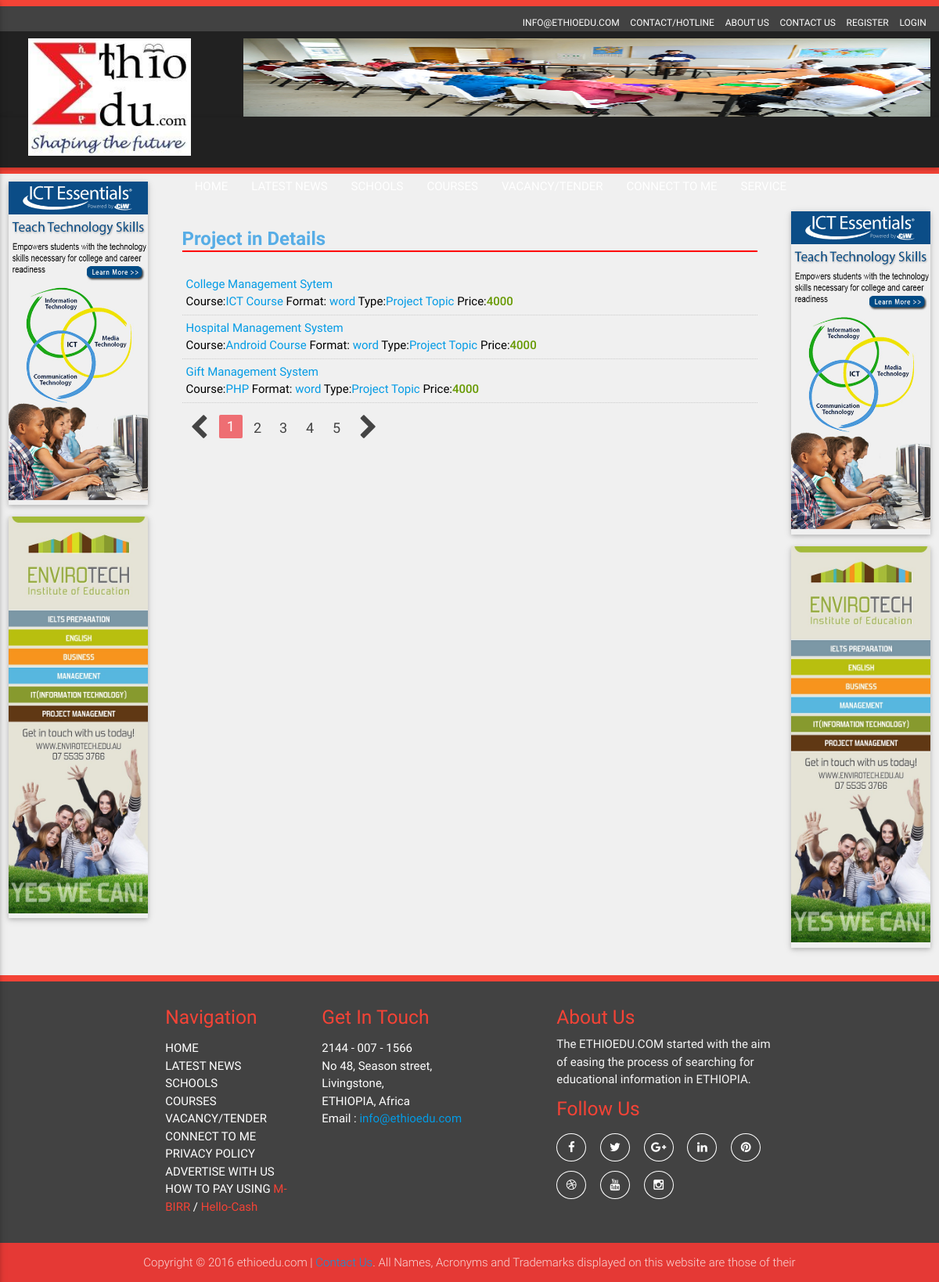
Page /index.php/project_details on the committed database.
### tables this page shows
CREATE TABLE `tbl_advertise` (
  `advertise_id` int(11) NOT NULL,
  `advertise_name` varchar(100) NOT NULL,
  `advertise_email` varchar(50) NOT NULL,
  `advertise_number` varchar(15) NOT NULL,
  `advertise_category` varchar(50) NOT NULL,
  `advertise_position` varchar(20) NOT NULL,
  `advertise_subject` varchar(200) NOT NULL,
  `advertise_attachment` varchar(200) NOT NULL,
  `advertise_desc` varchar(500) NOT NULL,
  `advertise_date` varchar(50) NOT NULL,
  `advertise_time` varchar(50) NOT NULL,
  `user_id` int(11) NOT NULL,
  `isactive` tinyint(1) NOT NULL DEFAULT '0'
);

CREATE TABLE `tbl_projects` (
  `project_id` int(11) NOT NULL,
  `project_title` varchar(100) NOT NULL,
  `project_course` varchar(50) NOT NULL,
  `project_category` varchar(200) NOT NULL,
  `project_year` varchar(50) NOT NULL,
  `project_format` varchar(50) NOT NULL,
  `project_upload` varchar(50) NOT NULL,
  `project_date` varchar(50) NOT NULL,
  `project_time` varchar(50) NOT NULL,
  `project_approve` varchar(10) NOT NULL,
  `user_id` int(11) NOT NULL
);

### application/controllers/Project_details.php (called while the page is built, shortened)
<?php
class project_details extends CI_Controller {
    public function __construct()
    {
        $this->load->helper(array('form','url'));
        $this->load->library(array('session', 'form_validation', 'email'));
        $this->load->database();
        $this->load->model('Init_models');
    }
    public function index() {
        $banners = $this->Init_models->getadvertisebanners();
        $view_params = array(
            'm_title' => 'Project Details',
            'title' => 'Project Details',
            'banners' => $banners
        );
          $view_params['project_topics']=$this->Init_models->selectproject();
        $this->load->view('project_details',$view_params);
    }
}

### index.php (called while the page is built, shortened)
<?php
require_once BASEPATH.'core/CodeIgniter.php';

### application/models/Init_models.php (called while the page is built, shortened)
<?php
   class Init_models extends CI_Model
   {
       public function selectproject()
      {
        $query = $this->db->query("select * from  tbl_projects where project_approve = 1");
        return $query->result_array();
      }
    public function getadvertisebanners()
      {
          $query = $this->db->query("SELECT * FROM tbl_advertise where isactive=true");
         return $query->result_array();
      }
   }
?>

### application/views/project_details.php (the view, shortened to what this page needs)
<?php  $this->load->view('header'); ?>
        <div class="service-wrap ">
            <div class="row">
                <div class="col s12 m2 grid-example">
                    <div class="service_col z-depth-1  darken-1">
                        <a href="#">
                            <img src="<?php echo base_url() . 'images/slider/Banner_Vertical.jpg' ?>">
                        </a>
                    </div>
                    <div class="service_col z-depth-1  darken-1">
                        <a href="#">
                            <img src="<?php echo base_url() . 'images/slider/Banner-Vertical.jpg' ?>">
                        </a>
                    </div>
                </div>
                <div class="col s12 m8 grid-example">
                    <div class="project_details">
                        <div class="col m12 s12">
                            <div class="page-heading-wrap">
                                <h1 class="page-heading">Project in Details </h1>
                            </div>
                        </div>
                        <div class="col s12 m12 ">
                            <div class="project_list_wrap">
                                   <ul class="project_list">
                                    <?php foreach($project_topics as $row){
                                                       ?>
                                    <li class="project_content">
                                        <a href="#" class="vacancy_link">
                                            <span class="project_title"><?php echo $row['project_title'];?></span><br>
                                        </a>
                                         <span class="project_sinfo">Course:<a href="#"><?php echo $row['project_course'];?></a> Format: <a href="#"><?php echo $row['project_format'];?></a> Type:<a href="#">Project Topic</a> Price:<strong class="green_text">4000</strong></span>
                                    </li>
                                    <?php } ?>
                                </ul>
                                <ul class="pagination">
                                    <li><a href="#!"><i class="fa fa-chevron-left"></i></a></li>
                                    <li class="active"><a href="#!">1</a></li>
                                    <li class="waves-effect"><a href="#!">2</a></li>
                                    <li class="waves-effect"><a href="#!">3</a></li>
                                    <li class="waves-effect"><a href="#!">4</a></li>
                                    <li class="waves-effect"><a href="#!">5</a></li>
                                    <li class="waves-effect"><a href="#!"><i class="fa fa-chevron-right"></i></a></li>
                                </ul>
                            </div>
                        </div>
                    </div>
                </div>
               <div class="col s12 m2 grid-example">
                    <div class="service_col z-depth-1  darken-1">
                        <a href="#">
                            <img src="<?php echo base_url() . 'images/slider/Banner_Vertical.jpg' ?>">
                        </a>
                    </div>
                    <div class="service_col z-depth-1  darken-1">
                        <a href="#">
                            <img src="<?php echo base_url() . 'images/slider/Banner-Vertical.jpg' ?>">
                        </a>
                    </div>
                </div>
            </div>
        </div>

### application/views/header.php (shortened to what this page needs)
<!DOCTYPE html>
<html lang="en">
    <head>
        <link rel="stylesheet" type="text/css" href="<?php echo base_url() . 'css/materialize.min.css' ?> " />
        <link rel="stylesheet" type="text/css" href="<?php echo base_url() . 'css/font-awesome.min.css' ?>" />
        <link rel="stylesheet" type="text/css" href="<?php echo base_url() . 'css/owl.carousel.css' ?>" />
        <link rel="stylesheet" type="text/css" href="<?php echo base_url() . 'css/bootstrapValidator.css'?>"/>
        <link rel="stylesheet" type="text/css" href="<?php echo base_url() . 'css/style.css' ?>" />
    </head>
    <body>
        <div class="header-top grey darken-3 ">
            <div class="row">
                <div class="col s12 ">
                    <ul class="top-nav">
                        <li><a href="#">INFO@ETHIOEDU.COM</a></li>
                        <li><a class="<?php if($this->uri->segment(1)=="Contacts_Hotline"){echo "active";}?>" href="<?php echo base_url() . 'index.php/Contacts_Hotline' ?>">CONTACT/HOTLINE</a></li>
                        <li><a class="<?php if($this->uri->segment(1)=="About_us"){echo "active";}?>" href="<?php echo base_url() . 'index.php/About_us' ?>">ABOUT US</a></li>
                        <li><a class="<?php if($this->uri->segment(1)=="contact"){echo "active";}?>" href="<?php echo base_url() . 'index.php/contact' ?>">CONTACT US</a></li>
                            <?php if (!$this->session->userdata('logged_in'))
                             { ?>
                        <li><a class="<?php if($this->uri->segment(1)=="sregister"){echo "active";}?>" href="<?php echo base_url() . 'index.php/sregister' ?>">REGISTER </a></li>
                        <li><a class="<?php if($this->uri->segment(1)=="login"){echo "active";}?>" href="<?php echo base_url() . 'index.php/login' ?>">LOGIN</a></li>
                            <?php } ?>
                    </ul>
                </div>
            </div>
        </div>
        <div class="header-top1 grey darken-4 ">
            <div class="row">
                <div class="col s3 ">
                   <a href="<?php echo base_url().'index.php/home'?>"> <img class="logo_bar" src="<?php echo base_url() . 'images/logo.png' ?>"></a>
                </div>
                <div class="col s9 ">
                    <div class="upper_slider">
                         <?php foreach ($banners as $key => $value) {
                                if($value['advertise_position']=='Top')
                                    echo "<div class='item'><img src='../uploads/".$value['advertise_attachment']."'></div>";
                            }?>
                    </div>
                </div>
            </div>
        </div>
        <div class="navbar-fix">
            <nav class="grey darken-4" role="navigation">
                <div class="nav-wrapper container">
                    <ul class="right hide-on-med-and-down">
                        <li><a  class="<?php if($this->uri->segment(1)=="home"){echo "active";}?>" href="<?php echo base_url() . 'index.php/home' ?>">HOME</a></li>
                        <li><a class="dropdown-button home-btn <?php if($this->uri->segment(1)=="news" || $this->uri->segment(1)=="reportnews" || $this->uri->segment(1)=="gist"){echo "active";}?>" href="#!" data-hover="true" data-activates="dropdown1">LATEST NEWS</a></li>
                        <li><a class="<?php if($this->uri->segment(1)=="schools"){echo "active";}?>" href="<?php echo base_url() . 'index.php/schools' ?>">SCHOOLS</a></li>
                        <li><a class="<?php if($this->uri->segment(1)=="course"){echo "active";}?>" href="<?php echo base_url() . 'index.php/course' ?>">COURSES</a></li>
                        <li><a class="<?php if($this->uri->segment(1)=="vactender"){echo "active";}?>" href="<?php echo base_url() . 'index.php/vactender' ?>">VACANCY/TENDER</a></li>
                        <li><a class="<?php if($this->uri->segment(1)=="connectme"){echo "active";}?>" href="<?php echo base_url() . 'index.php/connectme' ?>">CONNECT TO ME</a></li>
                        <li><a class="dropdown-button home-btn <?php if($this->uri->segment(1)=="Projectlist" || $this->uri->segment(1)=="event" || $this->uri->segment(1)=="tips" || $this->uri->segment(1)=="QuesAns"){echo "active";} ?>" href="" data-hover="true" data-activates="dropdown2">SERVICE</a></li>
                    </ul>
                </div>
            </nav>
        </div>

### css/style.css (style rules this page uses)
body { background: #f0f0f0; }
.navbar-fix { border-bottom: 8px solid #f44336; }
.navbar-fix ul li a { color: #fff; }
.header-top { height: 40px; color: #fff; border-top: 8px solid #f44336; }
.logo_bar { height: 150px; width: 75%; margin-left: 25px; }
.header-top1 { height: 110px; color: #fff; }
.upper_slider .item img { height: 100px; }
.top-nav { margin: 0px; float: right; }
.top-nav li { list-style: none; display: inline-block; line-height: 40px; }
.top-nav li a { text-decoration: none; padding: 0px 5px; color: #fff; font-size: 12px; }
.service-wrap { margin-top: 10px; }
.service_col { overflow: hidden; margin-bottom: 15px; }
.service_col img { width: 100%; }
.about_details .page-heading-wrap .page-heading,.news_details .page-heading-wrap .page-heading,.vacancy_details .page-heading-wrap .page-heading, .project_details .page-heading-wrap .page-heading ,.Contacts_Hotline_details .page-heading-wrap .page-heading,.gist_details .page-heading-wrap .page-heading { font-size: 24px; font-weight: bold; color: #57ade6; border-bottom: 2px solid red; margin: 10px 0px; }
.about_details,.news_details,.project_details,.Contacts_Hotline_details,.Ques_details { margin: 0px; color: #000; padding: 10px; text-align: justify; }
.project_list_wrap .project_list .project_content { padding: 5px; border-bottom: 1px dotted #ccc; }
.page-heading { line-height: 55px; }
.p-h,.page-heading { line-height: 30px; }
.green_text { color: #690; }

### rows in the picture
tbl_advertise: advertise_attachment (placeholder picture)
tbl_projects: project_title "College Management Sytem", project_course "ICT Course", project_format "word"
tbl_projects: project_title "Hospital Management System", project_course "Android Course", project_format "word"
tbl_projects: project_title "Gift Management System", project_course "PHP", project_format "word"
